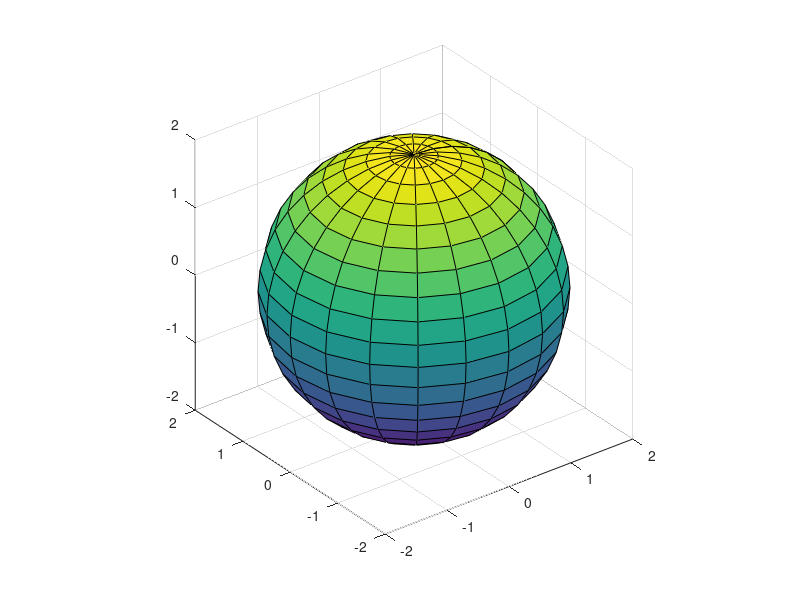

Source code (MATLAB):
[x,y,z] = sphere; %[X,Y,Z] = sphere 返回球面的 x、y 和 z 坐标而不对其绘图。
r = 2;
surf(x*r, y*r, z*r);%绘制球面
axis equal

A = 4*pi*r^2;
V = (4/3)*pi*r^3;
